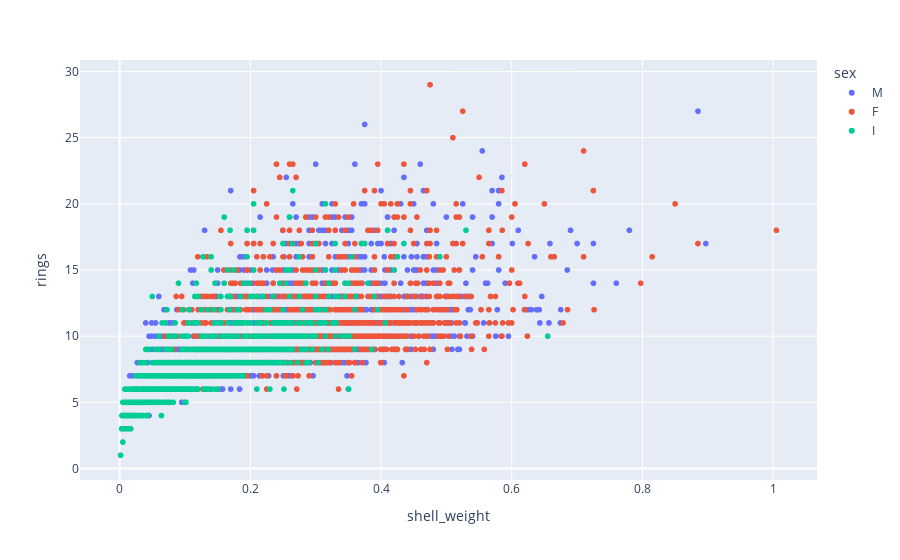

Notebook code for this chart:
### Code cell
figure=px.scatter(data_frame=data,x='shell_weight',y='rings',color='sex')
figure.show()

### Figure 1 — Plotly figure (JSON) as saved in the notebook; plotly's stock layout.template omitted (floating-point values rounded to 4 significant figures; data arrays with more than 128 entries replaced by an {"elided": "..."} marker saying what was removed)
{"data": [{"hovertemplate": "sex=M<br>shell_weight=%{x}<br>rings=%{y}<extra></extra>", "legendgroup": "M", "marker": {"color": "#636efa", "symbol": "circle"}, "mode": "markers", "name": "M", "showlegend": true, "x": {"elided": "1528 float values"}, "xaxis": "x", "y": {"elided": "1528 int values"}, "yaxis": "y", "type": "scattergl"}, {"hovertemplate": "sex=F<br>shell_weight=%{x}<br>rings=%{y}<extra></extra>", "legendgroup": "F", "marker": {"color": "#EF553B", "symbol": "circle"}, "mode": "markers", "name": "F", "showlegend": true, "x": {"elided": "1307 float values"}, "xaxis": "x", "y": {"elided": "1307 int values"}, "yaxis": "y", "type": "scattergl"}, {"hovertemplate": "sex=I<br>shell_weight=%{x}<br>rings=%{y}<extra></extra>", "legendgroup": "I", "marker": {"color": "#00cc96", "symbol": "circle"}, "mode": "markers", "name": "I", "showlegend": true, "x": {"elided": "1342 float values"}, "xaxis": "x", "y": {"elided": "1342 int values"}, "yaxis": "y", "type": "scattergl"}], "layout": {"xaxis": {"anchor": "y", "domain": [0, 1], "title": {"text": "shell_weight"}}, "yaxis": {"anchor": "x", "domain": [0, 1], "title": {"text": "rings"}}, "legend": {"title": {"text": "sex"}, "tracegroupgap": 0}, "margin": {"t": 60}}}
